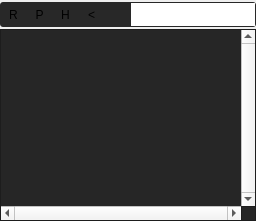
               <widget class="QWidget" name="tab_filesystem">
                <attribute name="title">
                 <string>Filesystem</string>
                </attribute>
                <layout class="QGridLayout" name="gridLayout_26">
                 <property name="leftMargin">
                  <number>0</number>
                 </property>
                 <property name="topMargin">
                  <number>2</number>
                 </property>
                 <property name="rightMargin">
                  <number>0</number>
                 </property>
                 <property name="bottomMargin">
                  <number>0</number>
                 </property>
                 <property name="spacing">
                  <number>2</number>
                 </property>
                 <item row="0" column="0">
                  <widget class="QFrame" name="frame_24">
                   <property name="minimumSize">
                    <size>
                     <width>0</width>
                     <height>25</height>
                    </size>
                   </property>
                   <property name="maximumSize">
                    <size>
                     <width>16777215</width>
                     <height>25</height>
                    </size>
                   </property>
                   <property name="styleSheet">
                    <string notr="true">QFrame{
	background: rgb(40,40,40);
    padding: 1px;
	border-radius: 3px;
}

</string>
                   </property>
                   <property name="frameShape">
                    <enum>QFrame::StyledPanel</enum>
                   </property>
                   <property name="frameShadow">
                    <enum>QFrame::Raised</enum>
                   </property>
                   <layout class="QHBoxLayout" name="horizontalLayout_15">
                    <property name="spacing">
                     <number>1</number>
                    </property>
                    <property name="leftMargin">
                     <number>0</number>
                    </property>
                    <property name="topMargin">
                     <number>0</number>
                    </property>
                    <property name="rightMargin">
                     <number>0</number>
                    </property>
                    <property name="bottomMargin">
                     <number>0</number>
                    </property>
                    <item>
                     <widget class="QToolButton" name="toolButton_filesystem_refresh">
                      <property name="minimumSize">
                       <size>
                        <width>25</width>
                        <height>0</height>
                       </size>
                      </property>
                      <property name="maximumSize">
                       <size>
                        <width>25</width>
                        <height>16777215</height>
                       </size>
                      </property>
                      <property name="toolTip">
                       <string>Refresh</string>
                      </property>
                      <property name="styleSheet">
                       <string notr="true">border-top-right-radius: 0;
border-bottom-right-radius: 0;
</string>
                      </property>
                      <property name="text">
                       <string>R</string>
                      </property>
                      <property name="icon">
                       <iconset resource="images.qrc">
                        <normaloff>:/icons/refresh.png</normaloff>:/icons/refresh.png</iconset>
                      </property>
                     </widget>
                    </item>
                    <item>
                     <widget class="QToolButton" name="toolButton_filesystem_projectDir">
                      <property name="minimumSize">
                       <size>
                        <width>25</width>
                        <height>0</height>
                       </size>
                      </property>
                      <property name="maximumSize">
                       <size>
                        <width>25</width>
                        <height>16777215</height>
                       </size>
                      </property>
                      <property name="toolTip">
                       <string>Project Directory</string>
                      </property>
                      <property name="styleSheet">
                       <string notr="true">border-top-right-radius: 0;
border-bottom-right-radius: 0;
border-top-left-radius: 0;
border-bottom-left-radius: 0;
</string>
                      </property>
                      <property name="text">
                       <string>P</string>
                      </property>
                      <property name="icon">
                       <iconset resource="images.qrc">
                        <normaloff>:/icons/place.png</normaloff>:/icons/place.png</iconset>
                      </property>
                     </widget>
                    </item>
                    <item>
                     <widget class="QToolButton" name="toolButton_filesystem_home">
                      <property name="minimumSize">
                       <size>
                        <width>25</width>
                        <height>0</height>
                       </size>
                      </property>
                      <property name="maximumSize">
                       <size>
                        <width>25</width>
                        <height>16777215</height>
                       </size>
                      </property>
                      <property name="toolTip">
                       <string>Home</string>
                      </property>
                      <property name="styleSheet">
                       <string notr="true">border-top-right-radius: 0;
border-bottom-right-radius: 0;
border-top-left-radius: 0;
border-bottom-left-radius: 0;
</string>
                      </property>
                      <property name="text">
                       <string>H</string>
                      </property>
                      <property name="icon">
                       <iconset resource="images.qrc">
                        <normaloff>:/icons/person.png</normaloff>:/icons/person.png</iconset>
                      </property>
                     </widget>
                    </item>
                    <item>
                     <widget class="QToolButton" name="toolButton_filesystem_back">
                      <property name="minimumSize">
                       <size>
                        <width>25</width>
                        <height>0</height>
                       </size>
                      </property>
                      <property name="maximumSize">
                       <size>
                        <width>25</width>
                        <height>16777215</height>
                       </size>
                      </property>
                      <property name="toolTip">
                       <string>Back</string>
                      </property>
                      <property name="styleSheet">
                       <string notr="true">border-top-right-radius: 0;
border-bottom-right-radius: 0;
border-top-left-radius: 0;
border-bottom-left-radius: 0;
</string>
                      </property>
                      <property name="text">
                       <string>&lt;</string>
                      </property>
                      <property name="icon">
                       <iconset resource="images.qrc">
                        <normaloff>:/icons/back.png</normaloff>:/icons/back.png</iconset>
                      </property>
                     </widget>
                    </item>
                    <item>
                     <widget class="QToolButton" name="toolButton_filesystem_up">
                      <property name="minimumSize">
                       <size>
                        <width>25</width>
                        <height>0</height>
                       </size>
                      </property>
                      <property name="maximumSize">
                       <size>
                        <width>25</width>
                        <height>16777215</height>
                       </size>
                      </property>
                      <property name="toolTip">
                       <string>Up</string>
                      </property>
                      <property name="styleSheet">
                       <string notr="true">border-top-right-radius: 0;
border-bottom-right-radius: 0;
border-top-left-radius: 0;
border-bottom-left-radius: 0;
</string>
                      </property>
                      <property name="text">
                       <string/>
                      </property>
                      <property name="icon">
                       <iconset resource="images.qrc">
                        <normaloff>:/icons/up.png</normaloff>:/icons/up.png</iconset>
                      </property>
                     </widget>
                    </item>
                    <item>
                     <widget class="QLineEdit" name="lineEdit_filesystem_path">
                      <property name="sizePolicy">
                       <sizepolicy hsizetype="Expanding" vsizetype="Minimum">
                        <horstretch>0</horstretch>
                        <verstretch>0</verstretch>
                       </sizepolicy>
                      </property>
                      <property name="minimumSize">
                       <size>
                        <width>0</width>
                        <height>0</height>
                       </size>
                      </property>
                      <property name="maximumSize">
                       <size>
                        <width>16777215</width>
                        <height>16777215</height>
                       </size>
                      </property>
                      <property name="toolTip">
                       <string>Path</string>
                      </property>
                      <property name="styleSheet">
                       <string notr="true">border-top-left-radius: 0;
border-bottom-left-radius: 0;</string>
                      </property>
                     </widget>
                    </item>
                   </layout>
                  </widget>
                 </item>
                 <item row="1" column="0">
                  <widget class="QTreeWidget" name="treeWidget_filesystem">
                   <property name="contextMenuPolicy">
                    <enum>Qt::CustomContextMenu</enum>
                   </property>
                   <property name="styleSheet">
                    <string notr="true">QTreeWidget {
background-color: rgb(38, 38, 38);
border-color: rgb(40, 40, 40);
}</string>
                   </property>
                   <property name="verticalScrollBarPolicy">
                    <enum>Qt::ScrollBarAlwaysOn</enum>
                   </property>
                   <property name="horizontalScrollBarPolicy">
                    <enum>Qt::ScrollBarAlwaysOn</enum>
                   </property>
                   <property name="autoExpandDelay">
                    <number>-1</number>
                   </property>
                   <property name="indentation">
                    <number>8</number>
                   </property>
                   <property name="wordWrap">
                    <bool>false</bool>
                   </property>
                   <property name="headerHidden">
                    <bool>true</bool>
                   </property>
                   <property name="expandsOnDoubleClick">
                    <bool>false</bool>
                   </property>
                   <attribute name="headerVisible">
                    <bool>false</bool>
                   </attribute>
                   <column>
                    <property name="text">
                     <string>Soundfonts</string>
                    </property>
                   </column>
                  </widget>
                 </item>
                </layout>
               </widget>
